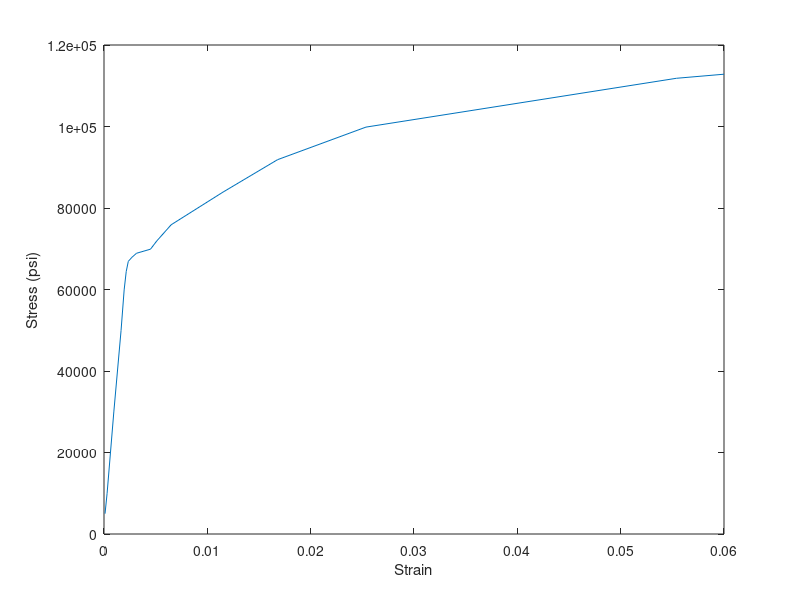

MATLAB code to generate this figure:
%% AAE 204 HW3 Problem 3
%% David Gustafsson

applied_load_lbf = [ ...
    1000, 2000, 6000, 10000, 12000, 12900, 13400, 13600, ...
    13800, 14000, 14400, 15200, 16800, 18400, 20000, ...
    22400, 22600 ...
];

elongation_in = [ ...
    0.0002, 0.0006, 0.0019, 0.0033, 0.0039, 0.0043, ...
    0.0047, 0.0054, 0.0063, 0.0090, 0.0102, 0.0130, ...
    0.023, 0.0336, 0.0507, 0.1108, 0.12 ...
];

% Given initial values
initial_length_in   = 2;
initial_diameter_in = 0.505;

% Final minimum diameter
minimum_diameter_in = 0.42;

% Cross-sectional areas
initial_cross_sectional_area_in2 = pi * (initial_diameter_in / 2)^2;
minimum_cross_sectional_area_in2 = pi * (minimum_diameter_in / 2)^2;

% Engineering stress and strain
engineering_stress_psi = applied_load_lbf / initial_cross_sectional_area_in2;
engineering_strain     = elongation_in / initial_length_in;

% Plot stress-strain curve
plot(engineering_strain, engineering_stress_psi)
xlabel('Strain')
ylabel('Stress (psi)')
